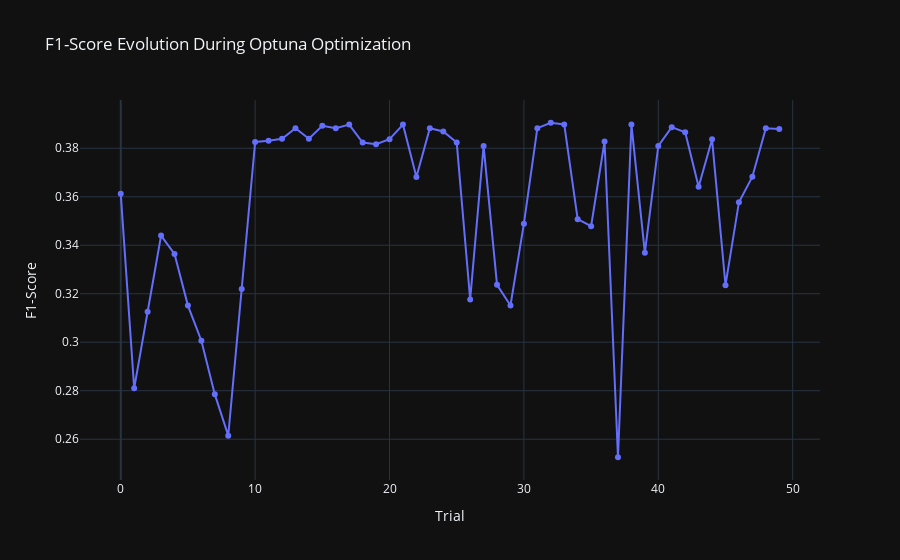

Write notebook code for a chart like this one.
### Code cell
visualizations['f1_score_evolution']

### Figure 1 — Plotly figure (JSON) as saved in the notebook; plotly's stock layout.template omitted (floating-point values rounded to 4 significant figures)
{"data": [{"mode": "lines+markers", "name": "F1-score", "type": "scatter", "x": [0, 1, 2, 3, 4, 5, 6, 7, 8, 9, 10, 11, 12, 13, 14, 15, 16, 17, 18, 19, 20, 21, 22, 23, 24, 25, 26, 27, 28, 29, 30, 31, 32, 33, 34, 35, 36, 37, 38, 39, 40, 41, 42, 43, 44, 45, 46, 47, 48, 49], "y": [0.3612, 0.281, 0.3126, 0.344, 0.3364, 0.3151, 0.3006, 0.2785, 0.2615, 0.322, 0.3826, 0.3831, 0.3839, 0.3883, 0.3839, 0.3893, 0.3883, 0.3898, 0.3823, 0.3816, 0.3837, 0.3898, 0.3682, 0.3883, 0.3869, 0.3824, 0.3176, 0.381, 0.3237, 0.3152, 0.3489, 0.3883, 0.3905, 0.3898, 0.3507, 0.3478, 0.3828, 0.2526, 0.3898, 0.3369, 0.3809, 0.3887, 0.3866, 0.3641, 0.3837, 0.3235, 0.3577, 0.3683, 0.3882, 0.3879]}], "layout": {"title": {"text": "F1-Score Evolution During Optuna Optimization"}, "xaxis": {"title": {"text": "Trial"}}, "yaxis": {"title": {"text": "F1-Score"}}}}
